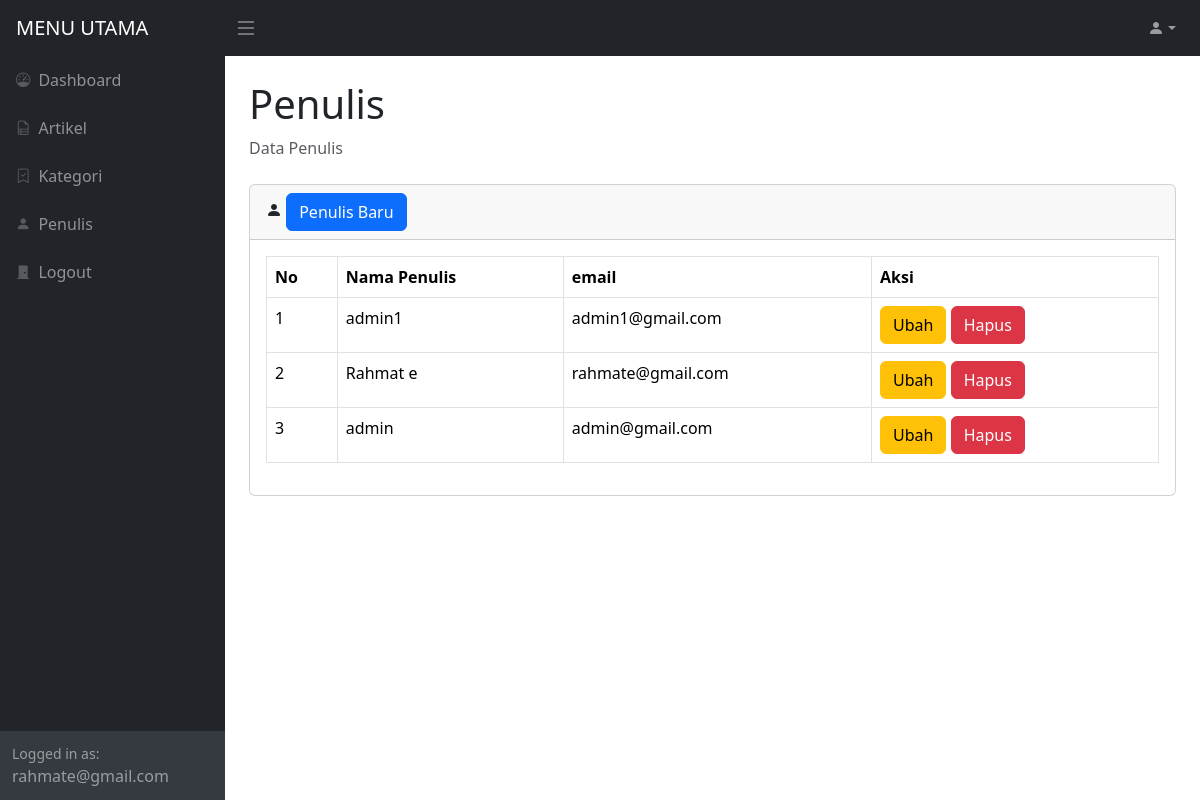
Page /admin/penulis.php (signed in) on the committed database.
### tables this page shows
CREATE TABLE `author` (
  `id_author` int NOT NULL,
  `author_name` varchar(100) NOT NULL,
  `email` varchar(150) NOT NULL,
  `password` varchar(255) NOT NULL
);

### admin/penulis.php (the view, shortened to what this page needs)
<?php
require_once 'function.php';
?>
<!DOCTYPE html>
<html lang="en">
<head>
    <link href="https://cdn.jsdelivr.net/npm/bootstrap@5.3.2/dist/css/bootstrap.min.css" rel="stylesheet"
 />
    <link rel="stylesheet" href="https://cdn.jsdelivr.net/npm/bootstrap-icons@1.11.3/font/bootstrap-icons.min.css">
    <link rel="stylesheet" href="https://cdn.jsdelivr.net/npm/simple-datatables@9.0.0/dist/style.min.css">
    <link rel="stylesheet" href ="css/styles.css">
    <link rel="stylesheet" href="https://cdn.jsdelivr.net/npm/bootstrap-icons@1.13.1/font/bootstrap-icons.min.css">
</head>
<body class="sb-nav-fixed">
    <nav class="sb-topnav navbar navbar-expand navbar-dark bg-dark">
        <a class="navbar-brand ps-3" href="index.php">MENU UTAMA</a>
        <button class="btn btn-link btn-sm order-1 order-lg-0 me-4 me-lg-0" id="sidebarToggle" href="#!"><i
                class="bi bi-list" style="font-size: 1.5rem;"></i></button>
        <ul class="navbar-nav ms-auto me-0 me-md-3 my-2 my-md-0">
            <li class="nav-item dropdown">
                <a class="nav-link dropdown-toggle" id="navbarDropdown" href="#" role="button" data-bs-toggle="dropdown"
                    aria-expanded="false"><i class="bi bi-person-fill"></i></a>
            </li>
        </ul>
    </nav>
    <div id="layoutSidenav">
        <div id="layoutSidenav_nav">
            <nav class="sb-sidenav accordion sb-sidenav-dark" id="sidenavAccordion">
                <div class="sb-sidenav-menu">
                    <div class="nav">
                        <a class="nav-link" href="index.php">
                            <div class="sb-nav-link-icon"><i class="bi bi-speedometer"></i></div>
                            Dashboard
                        </a>
                        <a class="nav-link" href="artikel.php">
                            <div class="sb-nav-link-icon"><i class="bi bi-file-earmark-ruled"></i></i></div>
                            Artikel
                        </a>
                        <a class="nav-link" href="kategori.php">
                            <div class="sb-nav-link-icon"><i class="bi bi-bookmark-check"></i></div>
                            Kategori
                        </a>
                        <a class="nav-link" href="penulis.php">
                            <div class="sb-nav-link-icon"><i class="bi bi-person-fill"></i></div>
                            Penulis
                        </a>
                        <a class="nav-link" href="logout.php">
                            <div class="sb-nav-link-icon"><i class="bi bi-door-closed-fill"></i></div>
                            Logout
                        </a>
                    </div>
                </div>
                <div class="sb-sidenav-footer">
                    <div class="small">Logged in as:</div>
                    <?php echo $_SESSION['email']; ?>
                </div>
            </nav>
        </div>
        <div id="layoutSidenav_content">
            <main>
                <div class="container-fluid px-4">
                    <h1 class="mt-4">Penulis</h1>
                    <ol class="breadcrumb mb-4">
                        <li class="breadcrumb-item active">Data Penulis</li>
                    </ol>
                    <div class="card mb-4">
                        <div class="card-header">
                    <i class="bi bi-person-fill"></i>
                    <button class="btn btn-primary" name="btn_penulis_baru" id="btn_penulis_baru" data-bs-toggle="modal" data-bs-target="#modalFormPenulis">Penulis Baru</button>
                        </div>
                        <div class="card-body">
                            <table id="datatablesSimple" class="table table-bordered">
                                <thead>
                                    <tr>
                                        <th>No</th>
                                        <th>Nama Penulis</th>
                                        <th>email</th>
                                        <th>Aksi</th>
                                    </tr>
                                </thead>
                                <tbody>
                                    <?php
                                    $sql = "SELECT id_author, author_name, email FROM author ORDER BY id_author DESC";
                                    $result = mysqli_query($conn, $sql);
                                    if (mysqli_num_rows($result) > 0) {
                                    $nomor_urut=0;
                                    while($row = mysqli_fetch_assoc($result)) {
                                        $nomor_urut++;
                                        $data_id_penulis=$row['id_author'];
                                        $data_nama_penulis=$row['author_name'];
                                        $data_email=$row['email'];
                                    ?>
                                    <tr>
                                        <td><?php echo $nomor_urut; ?></td>
                                        <td><?php echo $data_nama_penulis; ?></td>
                                        <td><?php echo $data_email; ?></td>
                                        <td>
                                            <button class="btn btn-warning" name="btn_ubah_penulis" data-bs-toggle="modal" data-bs-target="#modalFormUpdatePenulis<?php echo $data_id_penulis; ?>">Ubah</button>
                                            <button  class="btn btn-danger" name="btn_hapus_penulis" data-bs-toggle="modal" data-bs-target="#modalHapusPenulis<?php echo $data_id_penulis; ?>">Hapus</button>
                                        </td>
                                    </tr>
                                    </div>
                                    <?php
                                    }
                                    } else {
                                    echo "0 results";
                                    }
                                    ?>
                        </div>
                    </div>
    </body>
</html>

### admin/css/styles.css (style rules this page uses)
html, body { height: 100%; }
.sb-nav-fixed #layoutSidenav #layoutSidenav_nav, .sb-nav-fixed .sb-topnav { position: fixed; top: 0; right: 0; left: 0; z-index: 1030; }
#layoutSidenav { display: flex; }
#layoutSidenav #layoutSidenav_nav { flex-basis: 225px; flex-shrink: 0; transition: transform 0.15s ease-in-out; z-index: 1038; transform: translateX(-225px); }
#layoutSidenav #layoutSidenav_content { position: relative; display: flex; flex-direction: column; justify-content: space-between; min-width: 0; flex-grow: 1; min-height: calc(100vh - 56px); margin-left: -225px; }
@media (min-width: 992px) { #layoutSidenav #layoutSidenav_nav { transform: translateX(0); } }
@media (min-width: 992px) { #layoutSidenav #layoutSidenav_content { margin-left: 0; transition: margin 0.15s ease-in-out; } }
.sb-nav-fixed .sb-topnav { z-index: 1039; }
.sb-nav-fixed #layoutSidenav #layoutSidenav_nav { width: 225px; height: 100vh; z-index: 1038; }
.sb-nav-fixed #layoutSidenav #layoutSidenav_nav .sb-sidenav { padding-top: 56px; }
.sb-nav-fixed #layoutSidenav #layoutSidenav_nav .sb-sidenav .sb-sidenav-menu { overflow-y: auto; }
.sb-nav-fixed #layoutSidenav #layoutSidenav_content { padding-left: 225px; top: 56px; }
.nav .nav-link .sb-nav-link-icon, .sb-sidenav-menu .nav-link .sb-nav-link-icon { margin-right: 0.5rem; }
.sb-topnav { padding-left: 0; height: 56px; z-index: 1039; }
.sb-topnav .navbar-brand { width: 225px; margin: 0; }
.sb-topnav.navbar-dark #sidebarToggle { color: rgba(255, 255, 255, 0.5); }
.sb-sidenav { display: flex; flex-direction: column; height: 100%; flex-wrap: nowrap; }
.sb-sidenav .sb-sidenav-menu { flex-grow: 1; }
.sb-sidenav .sb-sidenav-menu .nav { flex-direction: column; flex-wrap: nowrap; }
.sb-sidenav .sb-sidenav-menu .nav .nav-link { display: flex; align-items: center; padding-top: 0.75rem; padding-bottom: 0.75rem; position: relative; }
.sb-sidenav .sb-sidenav-menu .nav .nav-link .sb-nav-link-icon { font-size: 0.9rem; }
.sb-sidenav .sb-sidenav-footer { padding: 0.75rem; flex-shrink: 0; }
.sb-sidenav-dark { background-color: #212529; color: rgba(255, 255, 255, 0.5); }
.sb-sidenav-dark .sb-sidenav-menu .nav-link { color: rgba(255, 255, 255, 0.5); }
.sb-sidenav-dark .sb-sidenav-menu .nav-link .sb-nav-link-icon { color: rgba(255, 255, 255, 0.25); }
.sb-sidenav-dark .sb-sidenav-footer { background-color: #343a40; }

### rows in the picture
author: author_name "admin1", email "admin1@gmail.com"
author: author_name "Rahmat e", email "rahmate@gmail.com"
author: author_name "admin", email "admin@gmail.com"

### other values in the picture
$_SESSION['email'] "rahmate@gmail.com"
